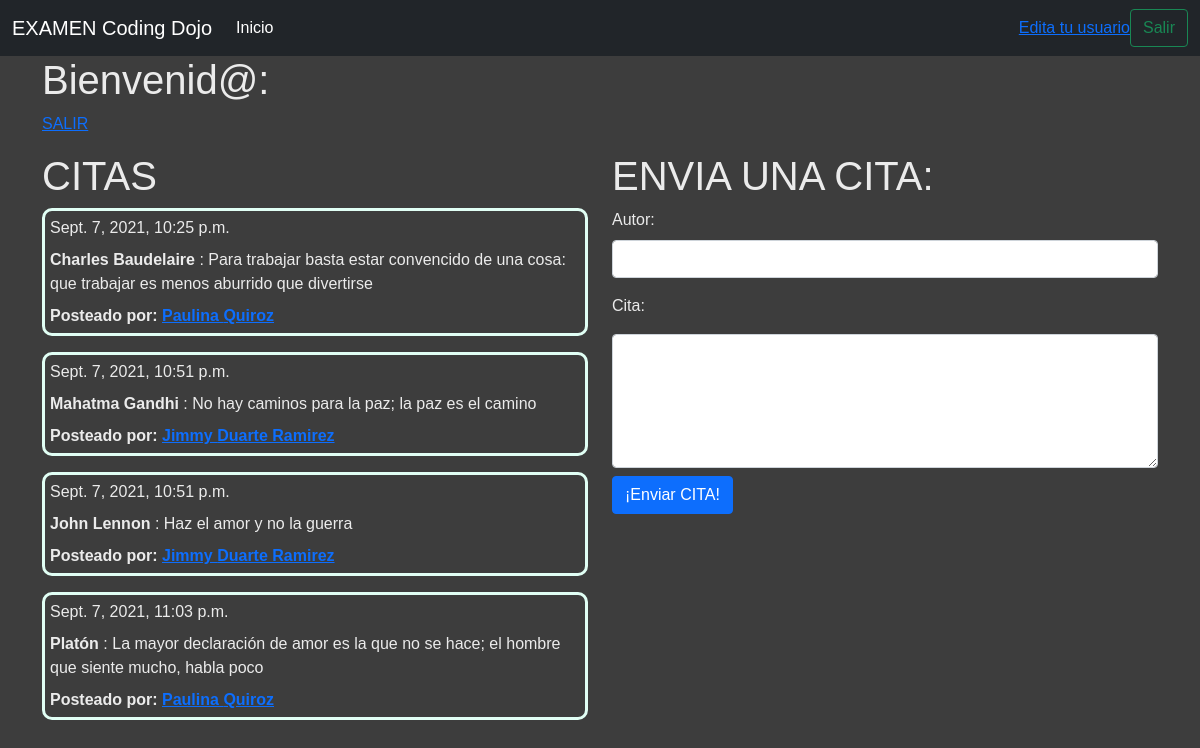
Screenshot of /cita/ (signed in) with the database file from the repository.
### app/models.py (models this page shows, shortened)
class Quote(models.Model):
    usuario = models.ForeignKey(User, related_name="usuario_quote", on_delete=models.CASCADE)
    autor = models.CharField(max_length=100)
    mensaje = models.CharField(max_length=250)
    created_at = models.DateTimeField(auto_now_add=True)
    updated_at = models.DateTimeField(auto_now=True)

class User(models.Model):
    CHOICES = (
        ("user", 'User'),
        ("admin", 'Admin')
    )
    name = models.CharField(max_length=100)
    lastname = models.CharField(max_length=100)
    email = models.EmailField(max_length=255, unique=True)
    role = models.CharField(max_length=255, choices=CHOICES)
    password = models.CharField(max_length=70)
    created_at = models.DateTimeField(auto_now_add=True)
    updated_at = models.DateTimeField(auto_now=True)
    objects = UserManager()

### app/views.py (the view)
# urls.py: path('cita/', views.cita),
def cita(request):
    if 'usuario' not in request.session:
        messages.error(request, "No estas logeado")
        return redirect("/login")
    context = {
        'quotes' : Quote.objects.filter(created_at__lte=timezone.now()).order_by('created_at')
    }
    return render(request, 'index.html', context)

### app/templates/index.html (shortened to what this page needs)
{% extends "base.html" %}
{% block contenido %}
<h1>Bienvenid@: {{request.session.usuario.name}} {{request.session.usuario.lastname}}</h1>
<a href="/logout">SALIR</a>
<div class="row mt-3 texto">
    <div class="col ">
        <h1>CITAS</h1>
        {% for all in quotes %}
        <dl class="citamargen">
            <dd> {{all.created_at}}</dd>
            <dd><b>{{all.autor}}</b> : {{all.mensaje}}</dd>
            <dt><b>Posteado por: <a href="/user/{{all.usuario.id}}">{{all.usuario.name}} {{all.usuario.lastname}}</a></b></dt>
        </dl>
        {% endfor %}
    </div>
    <div class="col">
        <form action='/quote/' method="POST">
            <div class="form-group">
                <label for="mensaje"><h1>ENVIA UNA CITA:</h1></label>
                <div class="mb-3">
                    <label for="autor" class="form-label">Autor:</label>
                    <input type="text"  class="form-control" id="autor" name="autor" value="{{request.session.register_autor}}"  required>
                </div>
                <p>Cita:</p>
                <textarea class="form-control mt-3" rows="5" id="mensaje" name="mensaje" required>{{request.session.register_mensaje}}</textarea>
                <button type="submit" class="btn btn-primary mt-2">¡Enviar CITA!</button>
            </div>
        </form>
    </div>
</div>
{% endblock %}

### app/templates/base.html (shortened to what this page needs)
<!DOCTYPE html>
<html lang="en">
<head>
  {% load static %}
  <link href="https://cdn.jsdelivr.net/npm/bootstrap@5.0.2/dist/css/bootstrap.min.css" rel="stylesheet">
  <link rel="stylesheet" href="https://cdnjs.cloudflare.com/ajax/libs/toastr.js/latest/toastr.css" />
  <link rel="stylesheet" href="{% static 'css/main.css' %}">
</head>
<body class="fondo texto" color="white">
  <nav class="navbar navbar-expand-lg navbar-dark bg-dark">
    <div class="container-fluid">
      <a class="navbar-brand" href="/">EXAMEN Coding Dojo</a>
      <div class="collapse navbar-collapse" id="navbarSupportedContent">
      <ul class="navbar-nav me-auto mb-2 mb-lg-0">
        <li class="nav-item">
        <a class="nav-link active" aria-current="page" href="/">Inicio</a>
        </li>
      </ul>
        {% if request.session.usuario %}
        <a href="/editar/{{request.session.usuario.id}}">Edita tu usuario  </a>
        <div class="d-flex">
          <a class="btn btn-outline-success" href="/logout">Salir</a>
        </div>
        {% endif %}
      </div>
    </div>
  </nav>
  <div class="container">
    {% block contenido %}
    {% endblock %}
  </div>
</body>
</html>

### app/static/css/main.css (style rules this page uses)
.fondo { background-color: rgb(61, 61, 61); }
.texto { text-decoration-color: aliceblue; color: rgb(235, 235, 235); font-family: Arial, Helvetica, sans-serif; }
.citamargen { border: solid; border-radius: 10px; border-color: rgb(225, 255, 245); padding: 5px; }

### rows the page displays
Quote: created_at "Sept. 7, 2021, 10:25 p.m.", autor "Charles Baudelaire", mensaje "Para trabajar basta estar convencido de una cosa: que trabajar es menos aburrido que divertirse", usuario.name "Paulina", usuario.lastname "Quiroz"
Quote: created_at "Sept. 7, 2021, 10:51 p.m.", autor "Mahatma Gandhi", mensaje "No hay caminos para la paz; la paz es el camino", usuario.name "Jimmy", usuario.lastname "Duarte Ramirez"
Quote: created_at "Sept. 7, 2021, 10:51 p.m.", autor "John Lennon", mensaje "Haz el amor y no la guerra", usuario.name "Jimmy", usuario.lastname "Duarte Ramirez"
Quote: created_at "Sept. 7, 2021, 11:03 p.m.", autor "Platón", mensaje "La mayor declaración de amor es la que no se hace; el hombre que siente mucho, habla poco", usuario.name "Paulina", usuario.lastname "Quiroz"
